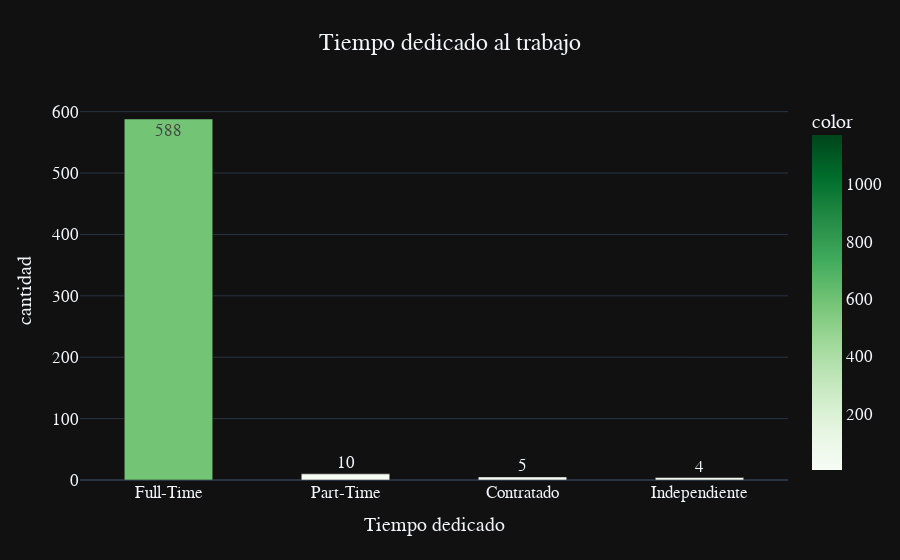

Write notebook code for a chart like this one.
### Markdown cell above
### Tipo de Empleo

### Code cell
type_grouped = df['employment_type'].value_counts()
e_type = ['Full-Time','Part-Time','Contratado','Independiente']

fig = px.bar(
    x=e_type, 
    y=type_grouped.values, 
    color=type_grouped.values,
    color_continuous_scale=px.colors.sequential.Greens,
    color_continuous_midpoint=max(type_grouped.values),
    template='plotly_dark',
    text=type_grouped.values,
    title='Tiempo dedicado al trabajo'
)

fig.update_layout(
    xaxis_title="Tiempo dedicado",
    yaxis_title="cantidad",
    font=dict(size=17, family="Franklin Gothic"),
    title_x=0.5
)

fig.update_traces(width=0.5)

fig.show()

### Figure 1 — Plotly figure (JSON) as saved in the notebook; plotly's stock layout.template omitted (floating-point values rounded to 4 significant figures)
{"data": [{"alignmentgroup": "True", "hovertemplate": "x=%{x}<br>y=%{y}<br>text=%{text}<br>color=%{marker.color}<extra></extra>", "legendgroup": "", "marker": {"color": [588, 10, 5, 4], "coloraxis": "coloraxis", "pattern": {"shape": ""}}, "name": "", "offsetgroup": "", "orientation": "v", "showlegend": false, "text": [588, 10, 5, 4], "textposition": "auto", "type": "bar", "width": 0.5, "x": ["Full-Time", "Part-Time", "Contratado", "Independiente"], "xaxis": "x", "y": [588, 10, 5, 4], "yaxis": "y"}], "layout": {"autosize": true, "barmode": "relative", "coloraxis": {"cmid": 588, "colorbar": {"title": {"text": "color"}}, "colorscale": [[0, "rgb(247,252,245)"], [0.125, "rgb(229,245,224)"], [0.25, "rgb(199,233,192)"], [0.375, "rgb(161,217,155)"], [0.5, "rgb(116,196,118)"], [0.625, "rgb(65,171,93)"], [0.75, "rgb(35,139,69)"], [0.875, "rgb(0,109,44)"], [1, "rgb(0,68,27)"]]}, "font": {"family": "Franklin Gothic", "size": 17}, "legend": {"tracegroupgap": 0}, "title": {"text": "Tiempo dedicado al trabajo", "x": 0.5}, "xaxis": {"anchor": "y", "autorange": true, "domain": [0, 1], "range": [-0.5, 3.5], "title": {"text": "Tiempo dedicado"}, "type": "category"}, "yaxis": {"anchor": "x", "autorange": true, "domain": [0, 1], "range": [0, 618.9], "title": {"text": "cantidad"}, "type": "linear"}}}
